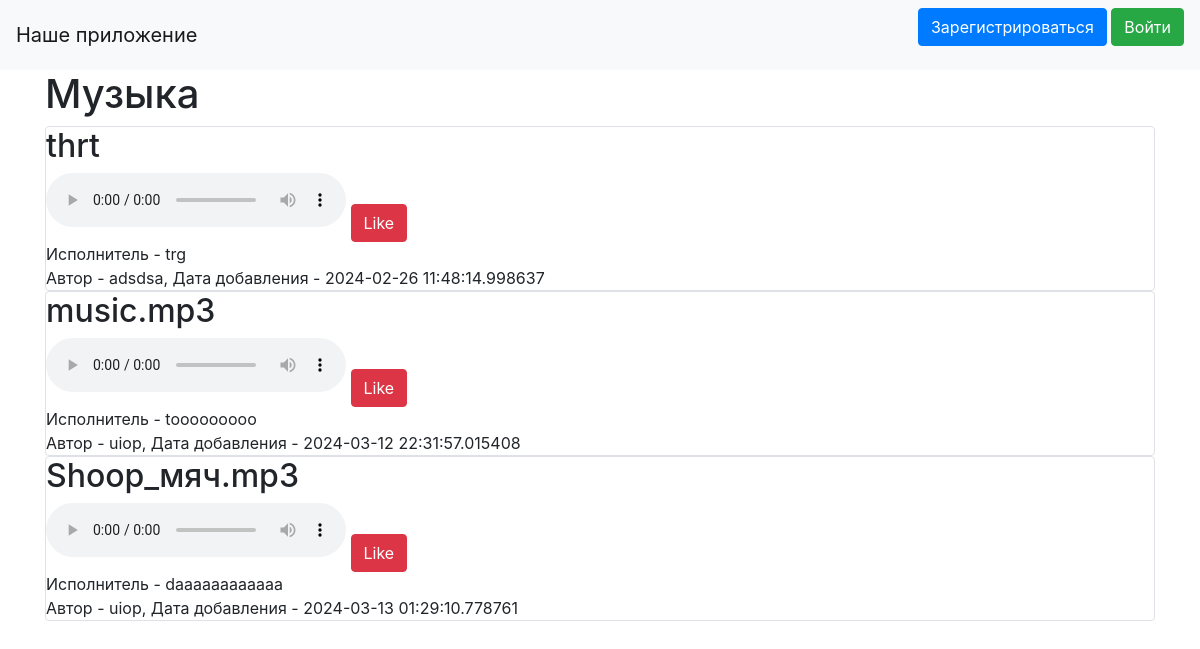
The page / on the database its author committed.
### data/news.py (models this page shows)
class News(SqlAlchemyBase):
    __tablename__ = 'news'
    id = sqlalchemy.Column(sqlalchemy.Integer, primary_key=True, autoincrement=True)
    title = sqlalchemy.Column(sqlalchemy.String, nullable=True)
    content = sqlalchemy.Column(sqlalchemy.String, nullable=True)
    created_date = sqlalchemy.Column(sqlalchemy.DateTime, default=datetime.datetime.now)
    is_private = sqlalchemy.Column(sqlalchemy.Boolean, default=True)
    user_id = sqlalchemy.Column(sqlalchemy.Integer, sqlalchemy.ForeignKey("users.id"))
    user = orm.relationship('User')
    categories = orm.relationship("Category", secondary="association", backref="news")

### data/users.py (models this page shows, shortened)
class User(SqlAlchemyBase, UserMixin):
    __tablename__ = 'users'
    id = sqlalchemy.Column(sqlalchemy.Integer, primary_key=True, autoincrement=True)
    name = sqlalchemy.Column(sqlalchemy.String, nullable=True)
    about = sqlalchemy.Column(sqlalchemy.String, nullable=True)
    email = sqlalchemy.Column(sqlalchemy.String, index=True, unique=True, nullable=True)
    hashed_password = sqlalchemy.Column(sqlalchemy.String, nullable=True)
    created_date = sqlalchemy.Column(sqlalchemy.DateTime, default=datetime.datetime.now)
    news = orm.relationship("News", back_populates='user')

### main.py (the view)
@app.route("/")
def index():
    db_sess = db_session.create_session()
    news = db_sess.query(News).filter(News.is_private != True)
    return render_template("index.html", news=news)

### data/db_session.py (called while the page is built)
def create_session() -> Session:
    global __factory
    return __factory()

### templates/index.html (shortened to what this page needs)
{% extends "base.html" %}
{% block content %}
    <h1>Музыка</h1>
    {% for item in news %}
        <div class="col-md6 border rounded" >
            <h2>{{ item.title }}</h2>
            <audio controls src="/static/{{item.title}}"> </audio>
            <a href="/music_like/{{ item.id }}" class="btn btn-danger">Like</a>
            <div>Исполнитель - {{ item.content }}</div>
            <div> Автор - {{ item.user.name }}, Дата добавления - {{ item.created_date }} </div>
        </div>
    {% endfor %}
{% endblock %}

### templates/base.html (shortened to what this page needs)
<!doctype html>
<html lang="en">
<head>
    <link rel="stylesheet"
          href="https://stackpath.bootstrapcdn.com/bootstrap/4.4.1/css/bootstrap.min.css"
>
</head>
<body bgcolor="black">
<header>
    <nav class="navbar navbar-light bg-light">
        <a class="navbar-brand" href="#">Наше приложение</a>
        {% if current_user.is_authenticated %}
            <a class="navbar-brand" href="/logout">{{ current_user.name }}</a>
        {% else %}
            <p>
                <a class="btn btn-primary " href="/register">Зарегистрироваться</a>
                <a class="btn btn-success" href="/login">Войти</a>
            </p>
        {% endif %}
    </nav>
</header>
<main role="main" class="container">
    {% block content %}{% endblock %}
</main>
</body>
</html>

### rows shown on the page
News: title "thrt", content "trg", user.name "adsdsa", created_date "2024-02-26 11:48:14.998637"
News: title "music.mp3", content "tooooooooo", user.name "uiop", created_date "2024-03-12 22:31:57.015408"
News: title "Shoop_мяч.mp3", content "daaaaaaaaaaaa", user.name "uiop", created_date "2024-03-13 01:29:10.778761"
